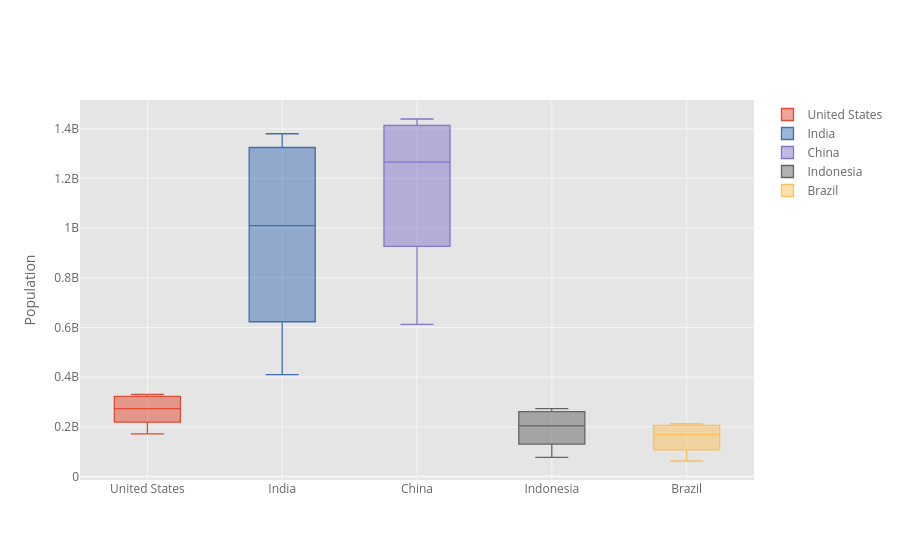

Source (notebook cell):
### Markdown cell above
## 4.1 Multiple Boxplots

### Code cell
df_pivot.iplot(kind='box', yTitle='Population')

### Figure 1 — Plotly figure (JSON) as saved in the notebook; plotly's stock layout.template omitted (floating-point values rounded to 4 significant figures)
{"data": [{"boxpoints": false, "line": {"width": 1.3}, "marker": {"color": "rgba(226, 74, 51, 1.0)"}, "name": "United States", "orientation": "v", "type": "box", "y": [171685336, 186720571, 199733676, 209513341, 219081251, 229476354, 240499825, 252120309, 265163745, 281710909, 294993511, 309011475, 320878310, 323015995, 325084756, 327096265, 329064917, 331002651]}, {"boxpoints": false, "line": {"width": 1.3}, "marker": {"color": "rgba(62, 111, 176, 1.0)"}, "name": "India", "orientation": "v", "type": "box", "y": [409880595, 450547679, 499123324, 555189792, 623102897, 698952844, 784360008, 873277798, 963922588, 1056575549, 1147609927, 1234281170, 1310152403, 1324517249, 1338676785, 1352642280, 1366417754, 1380004385]}, {"boxpoints": false, "line": {"width": 1.3}, "marker": {"color": "rgba(132, 118, 202, 1.0)"}, "name": "China", "orientation": "v", "type": "box", "y": [612241554, 660408056, 724218968, 827601394, 926240885, 1000089235, 1075589361, 1176883674, 1240920535, 1290550765, 1330776380, 1368810615, 1406847870, 1414049351, 1421021791, 1427647786, 1433783686, 1439323776]}, {"boxpoints": false, "line": {"width": 1.3}, "marker": {"color": "rgba(101, 101, 101, 1.0)"}, "name": "Indonesia", "orientation": "v", "type": "box", "y": [77273425, 87751068, 100267062, 114793178, 130680727, 147447836, 164982451, 181413402, 196934260, 211513823, 226289470, 241834215, 258383256, 261556381, 264650963, 267670543, 270625568, 273523615]}, {"boxpoints": false, "line": {"width": 1.3}, "marker": {"color": "rgba(251, 193, 94, 1.0)"}, "name": "Brazil", "orientation": "v", "type": "box", "y": [62533919, 72179226, 83373530, 95113265, 107216205, 120694009, 135274080, 149003223, 162019896, 174790340, 186127103, 195713635, 204471769, 206163053, 207833823, 209469323, 211049527, 212559417]}], "layout": {"autosize": true, "legend": {"bgcolor": "#FFFFFF", "font": {"color": "#666666"}}, "paper_bgcolor": "#FFFFFF", "plot_bgcolor": "#E5E5E5", "title": {"font": {"color": "#151516"}}, "xaxis": {"autorange": true, "gridcolor": "#F6F6F6", "range": [-0.5, 4.5], "showgrid": true, "tickfont": {"color": "#666666"}, "title": {"font": {"color": "#666666"}, "text": ""}, "type": "category", "zerolinecolor": "#F6F6F6"}, "yaxis": {"autorange": true, "gridcolor": "#F6F6F6", "range": [-13950000.0, 1516000000.0], "showgrid": true, "tickfont": {"color": "#666666"}, "title": {"font": {"color": "#666666"}, "text": "Population"}, "type": "linear", "zerolinecolor": "#F6F6F6"}}}
